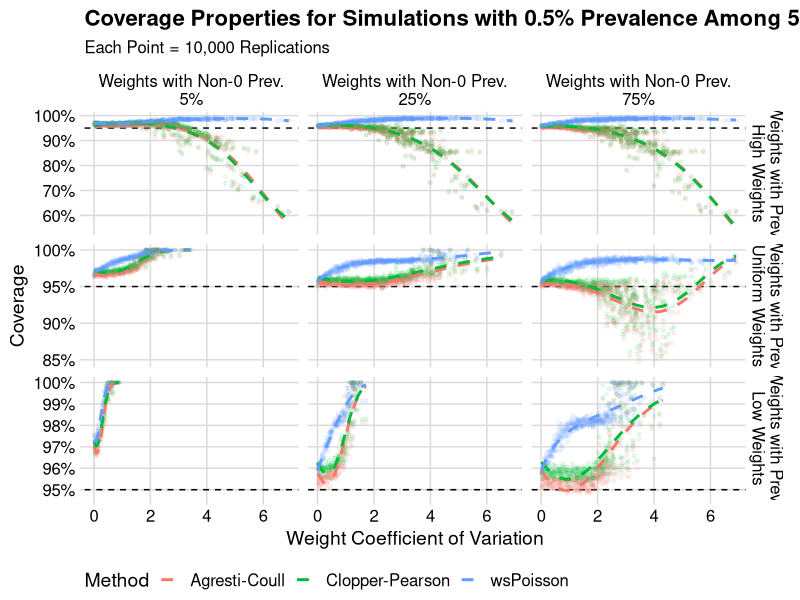

R code for this plot: (Note: this script raises an error after producing the figure.)
library(tidyverse)
library(scales)
library(glue)
library(cowplot)
library(fs)

ed1 <- read_csv("code/simulations/confidence_interval_perfect_assay/experimental_design.csv")
ed2 <- read_csv("code/simulations/confidence_interval_perfect_assay/005_prev_experimental_design.csv")
sum1 <- read_csv("code/simulations/confidence_interval_perfect_assay/combined_fixed_weights_many_summary.csv")
sum2 <- read_csv("code/simulations/confidence_interval_perfect_assay/combined_fixed_weights_many_summary_005.csv")

results_summary <-
  left_join(sum1, ed1) %>%
  mutate(group_distribution = case_when( # Error because I labeled things wrong when setting up ex design
    group_distribution == "low" ~ "high",
    group_distribution == "high" ~ "low",
    group_distribution == "uniform" ~ "uniform"
  )) %>%
  bind_rows(left_join(sum2, ed2) %>%
              mutate(design = design + max(ed1$design))) %>%
  pivot_longer(cols = c(lower_error_freq, upper_error_freq, coverage)) %>%
  mutate(name = fct_recode(name,
                           "Lower Error Frequency" = "lower_error_freq",
                           "Upper Error Frequency" = "upper_error_freq",
                           "Coverage" = "coverage"),
         # method = fct_recode(method,
         #                     "Agresti-Coull (Unadjusted)" = "AC",
         #                     "Agresti-Coull (Adjusted)" = "AC_adjusted",
         #                     "Clopper-Pearson (Unadjusted)" = "CP",
         #                     "Clopper-Pearson (Adjusted)" = "CP_adjusted",
         #                     "wsPoisson" = "wspoissonTest",
         #                     "wsPoisson with mid-p" = "wspoissonTest_midp"),
         method = fct_recode(method,
                             "Agresti-Coull" = "AC",
                             "Clopper-Pearson" = "CP",
                             "wsPoisson" = "wspoissonTest",
                             "wsPoisson with mid-p" = "wspoissonTest_midp"),
         group_distribution = group_distribution %>%
           fct_relevel("high", "uniform", "low") %>%
           fct_relabel(str_to_title))



rm(ed1, ed2, sum1, sum2)

desired_prop_groups_with_prev <- c(0.05, 0.25, 0.75)

results_summary <- results_summary %>%
  filter(prop_groups_with_prev %in% desired_prop_groups_with_prev,
         method != "wsPoisson with mid-p")

generate_plot <- function(name_to_plot, n_groups_to_plot, prev_to_plot){
  group_size <- if_else(n_groups_to_plot == 8000, 1, 200)

  generated_plot <-
    results_summary %>%
    filter(n_groups == n_groups_to_plot,
           name == name_to_plot,
           prev == prev_to_plot) %>%
    mutate(
      tests = 10000,
      successes = as.integer(value * tests),
      failures = tests - successes) %>%
    ggplot(aes(x = coef_var,
               y = successes / tests,
               color = method,
               group = method,
               # linetype = method,
               successes = successes,
               failures = failures)) +
    facet_grid(group_distribution ~ prop_groups_with_prev,
               scales = "free_y",
               labeller = labeller(
                 prop_groups_with_prev = function(x) x %>% as.numeric() %>% percent(accuracy = 1) %>% str_c("Weights with Non-0 Prev.\n", .),
                 group_distribution = function(x) str_c("Weights with Prev.\n", x, " Weights"))) +
    geom_hline(yintercept = case_when(name_to_plot == "Coverage" ~ 0.95,
                                      name_to_plot == "Upper Error Frequency" ~ 0.025,
                                      name_to_plot == "Lower Error Frequency" ~ 0.025),
               linetype = "dashed") +
    geom_point(size = 1, alpha = 0.1) +
    geom_smooth(
      method="glm",
      method.args=list(family="binomial"),
      formula = cbind(successes, failures) ~ splines::bs(x),
      se = F,
      alpha = 0.5, linetype = "dashed"
    ) +
    cowplot::theme_minimal_grid() +
    scale_x_continuous(name = "Weight Coefficient of Variation") +
    scale_y_continuous(name = name_to_plot, label = ~percent(., accuracy = 1)) +
    scale_color_discrete(name = "Method") +
    theme(legend.position = "bottom") +
    ggtitle(label = glue("{name_to_plot} Properties for Simulations with {percent(prev_to_plot, accuracy = 0.1)} Prevalence Among {comma(n_groups_to_plot)} Groups of {comma(group_size)}"),
            subtitle = "Each Point = 10,000 Replications")
  generated_plot
  }

generate_plot(name_to_plot = "Coverage", n_groups_to_plot = 50, prev_to_plot = 0.005)


results_summary %>%
  select(n_groups, name, prev) %>%
  distinct() %>%
  mutate(plot = pmap(
    list(name, n_groups, prev),
    ~generate_plot(name_to_plot = ..1,
                   n_groups_to_plot = ..2,
                   prev_to_plot = ..3))) %>%
  mutate(file_name = path("figures", str_c("perfect", str_replace_all(str_to_lower(name), "\\s", "_"), n_groups, "groups", str_replace_all(prev, "\\.", "_"), "prev", sep = "_"), ext = "pdf")) %>%
  with(walk2(file_name, plot, ~save_plot(filename = .x, plot = .y,
                                         ncol = length(desired_prop_groups_with_prev),
                                         nrow = 3,
                                         # base_asp = (11 / length(desired_prop_groups_with_prev)) / (8.5 / 3),
                                         # base_height = 4,
                                         base_asp = 1
                                         )))
